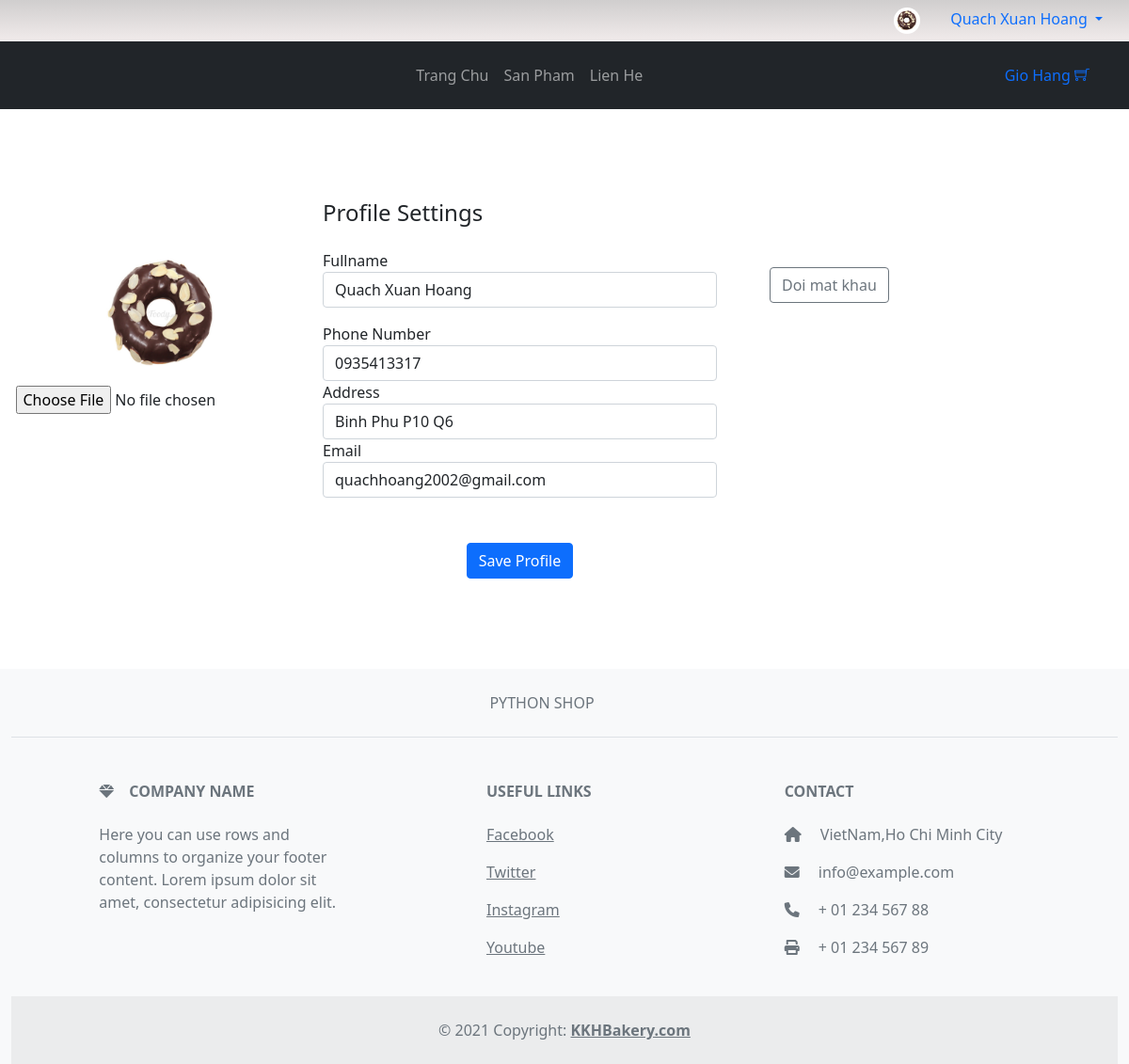
Page /User/profile.php (signed in) on the committed database.
### tables this page shows
CREATE TABLE `user` (
  `id` int(11) NOT NULL,
  `fullname` varchar(50) NOT NULL,
  `phone` varchar(50) NOT NULL,
  `username` varchar(50) NOT NULL,
  `address` varchar(100) NOT NULL,
  `password` varchar(100) NOT NULL,
  `email` varchar(50) NOT NULL,
  `image` varchar(50) NOT NULL DEFAULT '1652869355p40-pro-silver.png',
  `token` varchar(50) NOT NULL,
  `status` int(11) NOT NULL
);

### User/profile.php (the view, shortened to what this page needs)
<!DOCTYPE html>
<html lang="en">
<head>
    <link rel="stylesheet" href="../bootstrap-5.1.3-dist/css/bootstrap.min.css">
    <link rel="stylesheet" href="../style.css">
    <link rel="stylesheet" href="../font/themify-icons/themify-icons.css">
    <link rel="stylesheet" href="https://cdnjs.cloudflare.com/ajax/libs/font-awesome/6.0.0/css/all.min.css">
</head>
<body>
  <?php require 'header.php' ?>
  <?php
     require '../connect.php';
     $id = $_SESSION['id'];
     $result=mysqli_query($connect,"select * from user where id = $id");
     $result=mysqli_fetch_array($result);
  ?>
  <div class="container rounded bg-white mt-5 mb-5">
      <div class="row">
          <div class="col-md-3 border-right">
              <div class="d-flex flex-column align-items-center text-center p-3 py-5" >
                  <img class="rounded-circle mt-5" width="150px" src="../admin/photos/<?php echo $result['image'] ?>">
      <form action="process.php?action=profile" method="POST" enctype="multipart/form-data">
                  <input type="file" name="image">
               </div>
          </div>
          <div class="col-md-5 border-right">
              <div class="p-3 py-5">
                  <div class="d-flex justify-content-between align-items-center mb-3">
                      <h4 class="text-right">Profile Settings</h4>
                  </div>
                  <div class="row mt-2">
                      <div class="col-md-12"><label class="labels">Fullname</label><input type="text" class="form-control" placeholder="fullname" name="name"  value="<?php echo $result['fullname'] ?>" pattern="^[a-zA-Z]+(([',. -][a-zA-Z ])?[a-zA-Z]*)*$"  required></div>
                  </div>
                  <div class="row mt-3">
                      <div class="col-md-12"><label class="labels">Phone Number</label><input type="text" class="form-control" placeholder="enter phone number" name="phone" value="<?php echo $result['phone'] ?>" pattern="[0]{1}[0-9]{9}" required></div>
                      <div class="col-md-12"><label class="labels">Address</label><input type="text" class="form-control" placeholder="enter address" name="address" value="<?php echo $result['address'] ?>" pattern=".{5,}"  required></div>
                      <div class="col-md-12"><label class="labels">Email</label><input type="email" class="form-control" placeholder="enter email" name="email" value="<?php echo $result['email'] ?>"  pattern="[a-z0-9._%+-]+@[a-z0-9.-]+\.[a-z]{2,}$" required></div>
                  </div>
                  <div class="mt-5 text-center"><button class="btn btn-primary profile-button" type="submit">Save Profile</button></div>
              </div>
          </div>
          <div class="col-md-4">
              <div class="p-3 py-5 mt-4">
                  <button type="button" class="btn btn-outline-secondary mt-5" data-bs-toggle="collapse" data-bs-target="#demo">Doi mat khau</button>
              </div>
          </div>
      </div>
  </div>
  <?php require 'footer.php' ?>
</body>
</html>

### rows in the picture
user: image (picture), name "Quach Xuan Hoang", phone "0935413317", address "Binh Phu P10 Q6", email "quachhoang2002@gmail.com"

### other values in the picture
$_SESSION['fullname'] "Quach Xuan Hoang"
